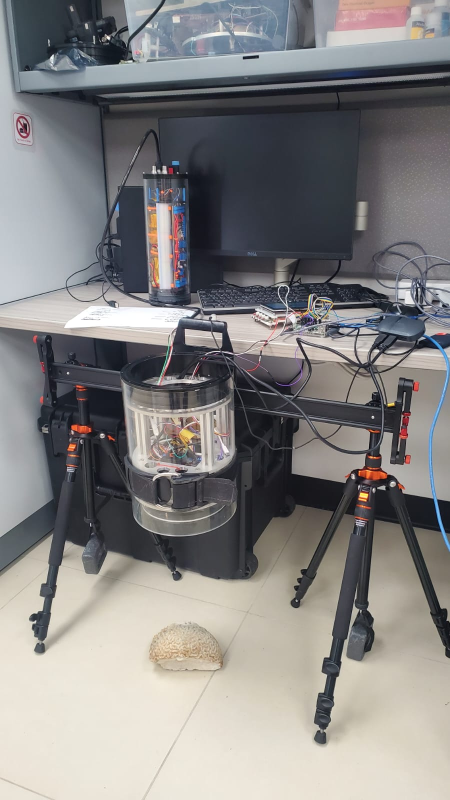
#> input picture Final_Report_Presentation/Figures/MOSIS.jpg, 900 x 1600 px, given in place of 1-4-2023-11-22T12-16-11.824323-4.59-7586.0-1.58-151.73-S.jpg, which was not available (shown at 1/2 size)
$ python imageManipulation.py
#> lines starting #> are read from the running program, lines starting #| are printed output that depends on the picture; pictures that were not available may be replaced by others from this repository, and a replacement may not be noted
"""Image manipulation module for M.O.S.I.S host software.

Provides functionality to generate stereoscopic images,
add metadata bar to stereoscopic image,
GIF generation,
threshold image generation,
focus stack and video generation.
"""
import cv2
import numpy
import os
from PIL import Image
import re
import subprocess
import imageio


# [21 lines left out: functions findImagePairs, generateStereoscopicImage, not called in this run]


def addMetadataBar(path: str, output: str, time: str, temperature: float,
                   pressure: float, ph: float, dissolvedOxygen: float):
#> called with output = 'test.jpg', time = '2023-11-22T12-16-11.824323', temperature = 4.59, pressure = 7586, ph = 1.58, dissolvedOxygen = 151.7
    stereoImage = cv2.imread(path)
#> stereoImage is the input picture: shape (1600, 900, 3); mean B, G, R 130.4, 130.9, 132.6
    black_bar = numpy.zeros(
        (int(0.30 * stereoImage.shape[0]), int(stereoImage.shape[1]), 3),
        dtype=numpy.int32)
    composite = numpy.concatenate((stereoImage, black_bar))
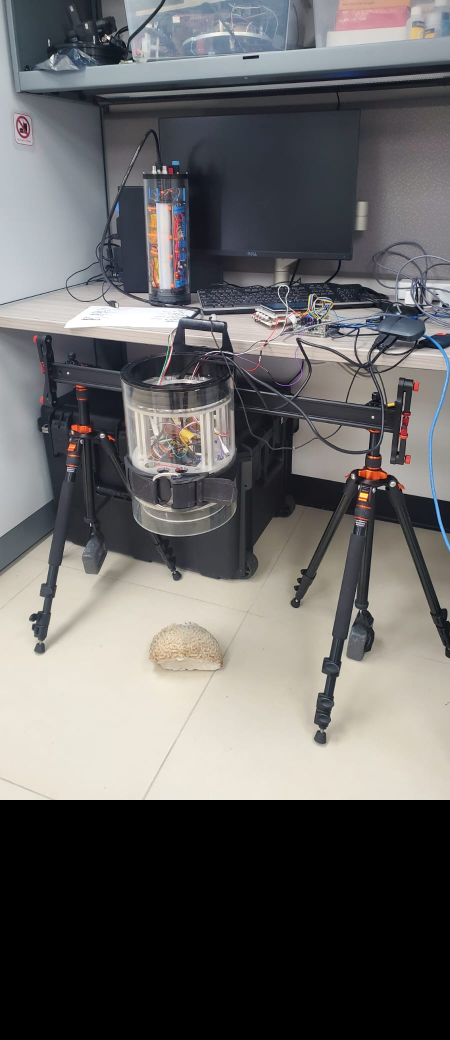
#> composite: shape (2080, 900, 3) int32 (shown at 1/2 size); mean B, G, R 100.3, 100.7, 102

    def insertText(UMat, xOffSet: int, yOffSet: int, text: str):
#> called with xOffSet = 0, yOffSet = 1872, text = '2023-11-22T12-16-11.824323'
        image = cv2.putText(UMat,
                            text="{}".format(text),
                            org=(int(xOffSet), int(yOffSet) - 100),
                            fontFace=cv2.FONT_HERSHEY_SIMPLEX,
                            fontScale=3.5,
                            color=(255, 255, 255),
                            thickness=3,
                            lineType=cv2.LINE_AA)
        return image

    infoImage = insertText(composite, 0, 0.9 * composite.shape[0], time)
    infoImage = insertText(infoImage, 0.37 * composite.shape[1],
                           0.9 * composite.shape[0],
                           "T:{} C".format(round(temperature, 3)))
    infoImage = insertText(infoImage, 0.0 * composite.shape[1],
                           composite.shape[0],
                           "P:{} mbar".format(round(pressure, 3)))
#> call 3 of insertText, with xOffSet = 0, yOffSet = 2080, text = 'P:7586.0 mbar'
#> in insertText (call 3), `image = cv2.putText(UMat, text="{}".format(text), org=(int(xOffSet), i..`:
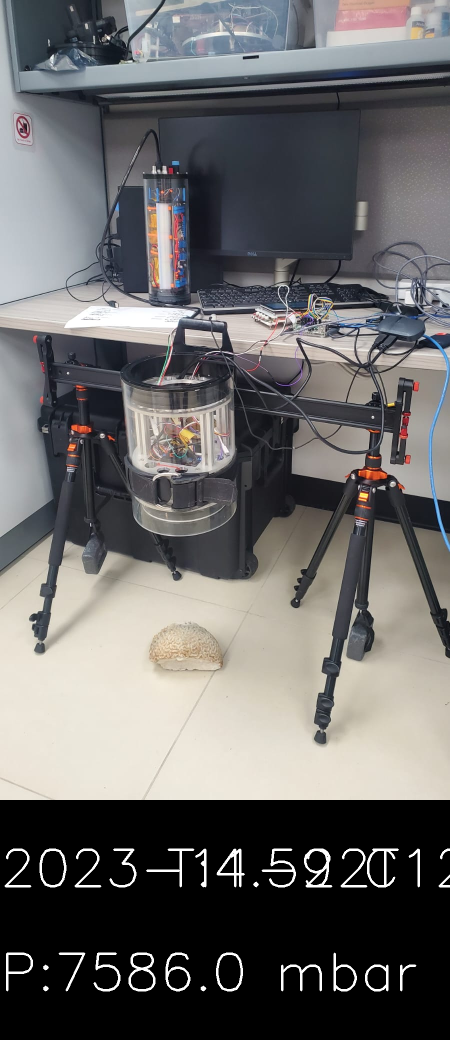
#> image: shape (2080, 900, 3) int32 (shown at 1/2 size); mean B, G, R 103.3, 103.7, 104.9
    infoImage = insertText(infoImage, 0.18 * composite.shape[1],
                           composite.shape[0], "pH:{}".format(round(ph, 3)))
    infoImage = insertText(infoImage, 0.28 * composite.shape[1],
                           composite.shape[0],
                           "DO:{} mg/L".format(round(dissolvedOxygen, 3)))
    infoImage = insertText(infoImage, 0.5 * composite.shape[1],
                           0.9 * composite.shape[0], time)
    infoImage = insertText(infoImage, 0.87 * composite.shape[1],
                           0.9 * composite.shape[0],
                           "T:{} C".format(round(temperature, 3)))
    infoImage = insertText(infoImage, 0.50 * composite.shape[1],
                           composite.shape[0],
                           "P:{} mbar".format(round(pressure, 3)))
    infoImage = insertText(infoImage, 0.68 * composite.shape[1],
                           composite.shape[0], "pH:{}".format(round(ph, 3)))
    infoImage = insertText(infoImage, 0.78 * composite.shape[1],
                           composite.shape[0],
                           "DO:{} mg/L".format(round(dissolvedOxygen, 3)))
    cv2.imwrite(output, infoImage)
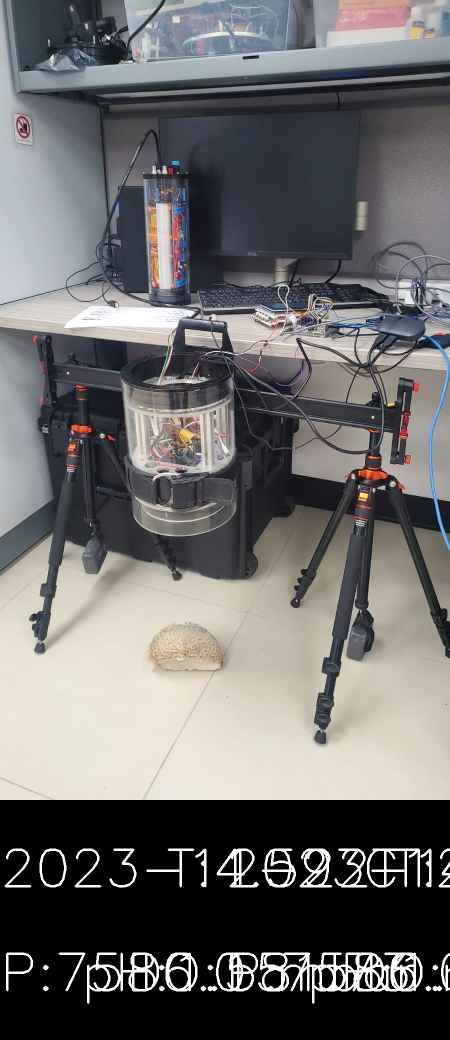
#> saved as test.jpg: shape (2080, 900, 3) (shown at 1/2 size); mean B, G, R 106, 106.4, 107.7

    return infoImage


# [67 lines left out: functions generateGif, generateWhiteScaleImage, generateFocusStackImage, generateStereoscopicVideo, displayImage, not called in this run]


if __name__ == "__main__":
    taggedMedia = addMetadataBar(
        "static/Media/1-TELESCOPIC-2023-11-22T12-15-56.689737-WHITE-0.0-100-2-3200/1-4-2023-11-22T12-16-11.824323-4.59-7586.0-1.58-151.73-S.jpg",
        "test.jpg", "2023-11-22T12-16-11.824323", 4.59, 7586.0, 1.58, 151.73)

$ run again, on Final_Report_Presentation/Figures/M.O.S.I.S_Model.jpeg
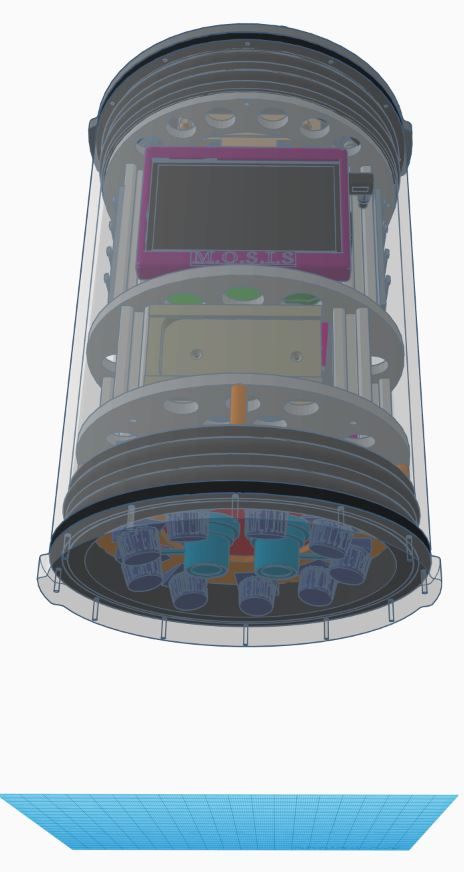
#> input picture Final_Report_Presentation/Figures/M.O.S.I.S_Model.jpeg, 464 x 872 px, given in place of 1-4-2023-11-22T12-16-11.824323-4.59-7586.0-1.58-151.73-S.jpg, which was not available
#> in addMetadataBar, stereoImage is the input picture: shape (872, 464, 3); mean B, G, R 179.7, 174.8, 168.1
#> in addMetadataBar, `composite = numpy.concatenate((stereoImage, black_bar))`:
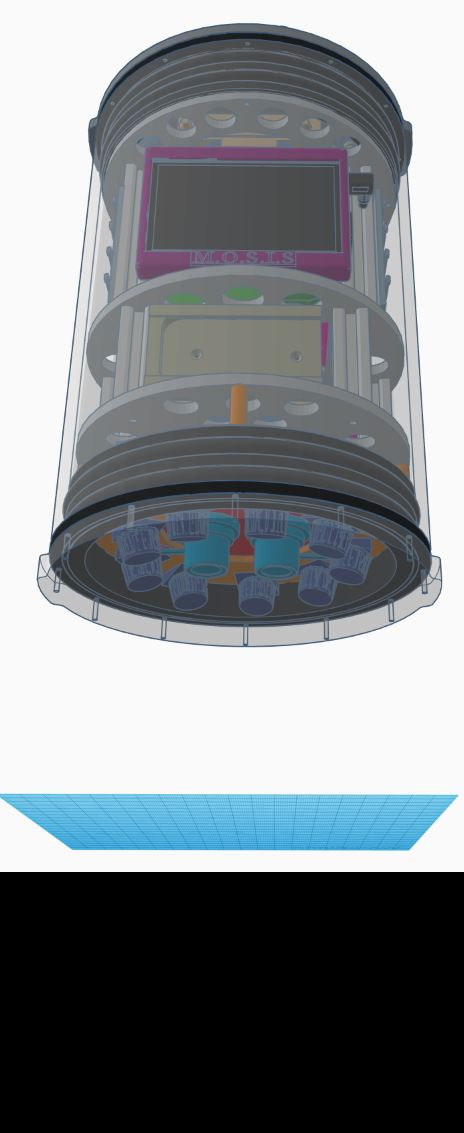
#> composite: shape (1133, 464, 3) int32; mean B, G, R 138.3, 134.6, 129.4
#> in insertText (call 10), `image = cv2.putText(UMat, text="{}".format(text), org=(int(xOffSet), i..`:
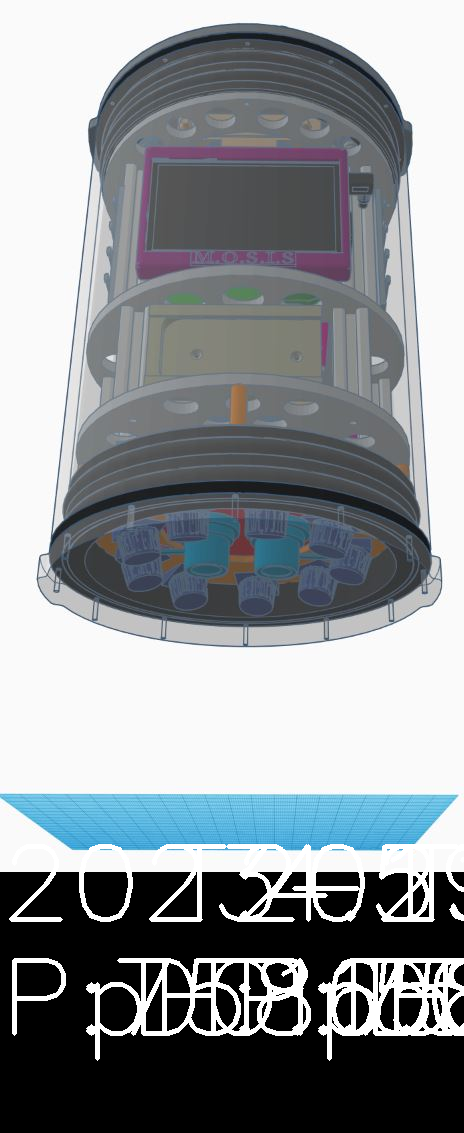
#> image: shape (1133, 464, 3) int32; mean B, G, R 148.6, 144.9, 139.9

$ run again, on Final_Report_Presentation/Figures/MOSIS2.png
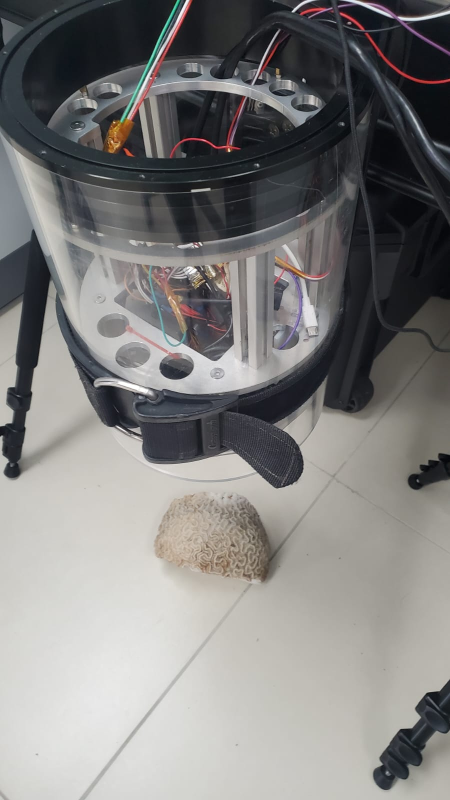
#> input picture Final_Report_Presentation/Figures/MOSIS2.png, 900 x 1600 px, given in place of 1-4-2023-11-22T12-16-11.824323-4.59-7586.0-1.58-151.73-S.jpg, which was not available (shown at 1/2 size)
#> in addMetadataBar, stereoImage is the input picture: shape (1600, 900, 3); mean B, G, R 126.2, 127.3, 128.4
#> in addMetadataBar, `composite = numpy.concatenate((stereoImage, black_bar))`:
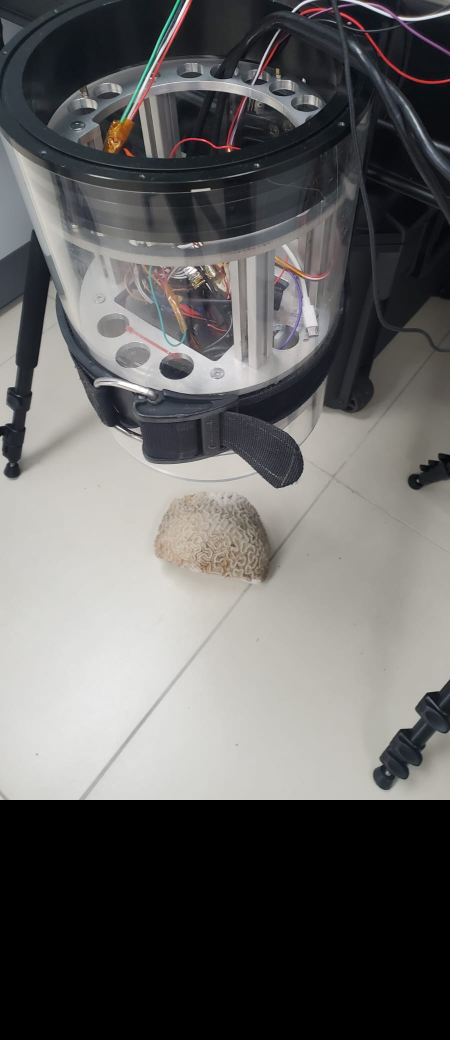
#> composite: shape (2080, 900, 3) int32 (shown at 1/2 size); mean B, G, R 97, 97.9, 98.7
#> in addMetadataBar, `cv2.imwrite(output, infoImage)`:
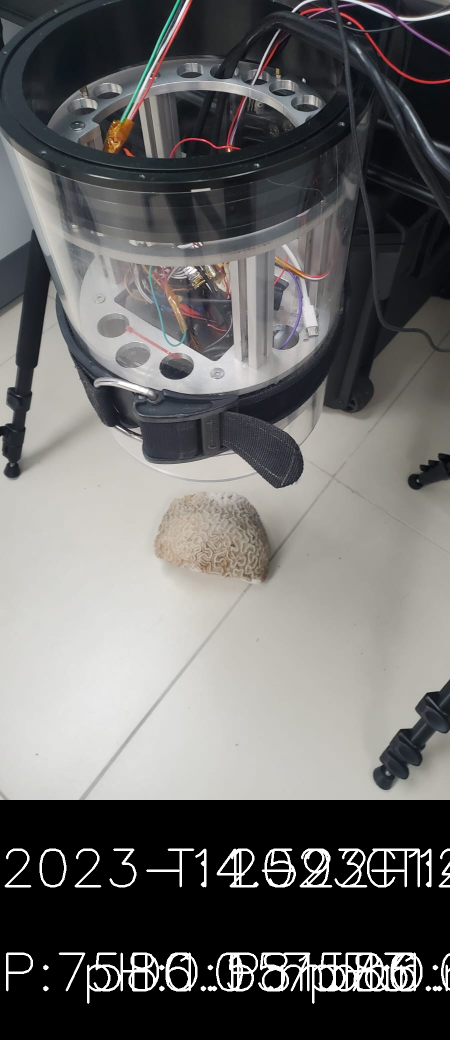
#> saved as test.jpg: shape (2080, 900, 3) (shown at 1/2 size); mean B, G, R 102.7, 103.6, 104.4
